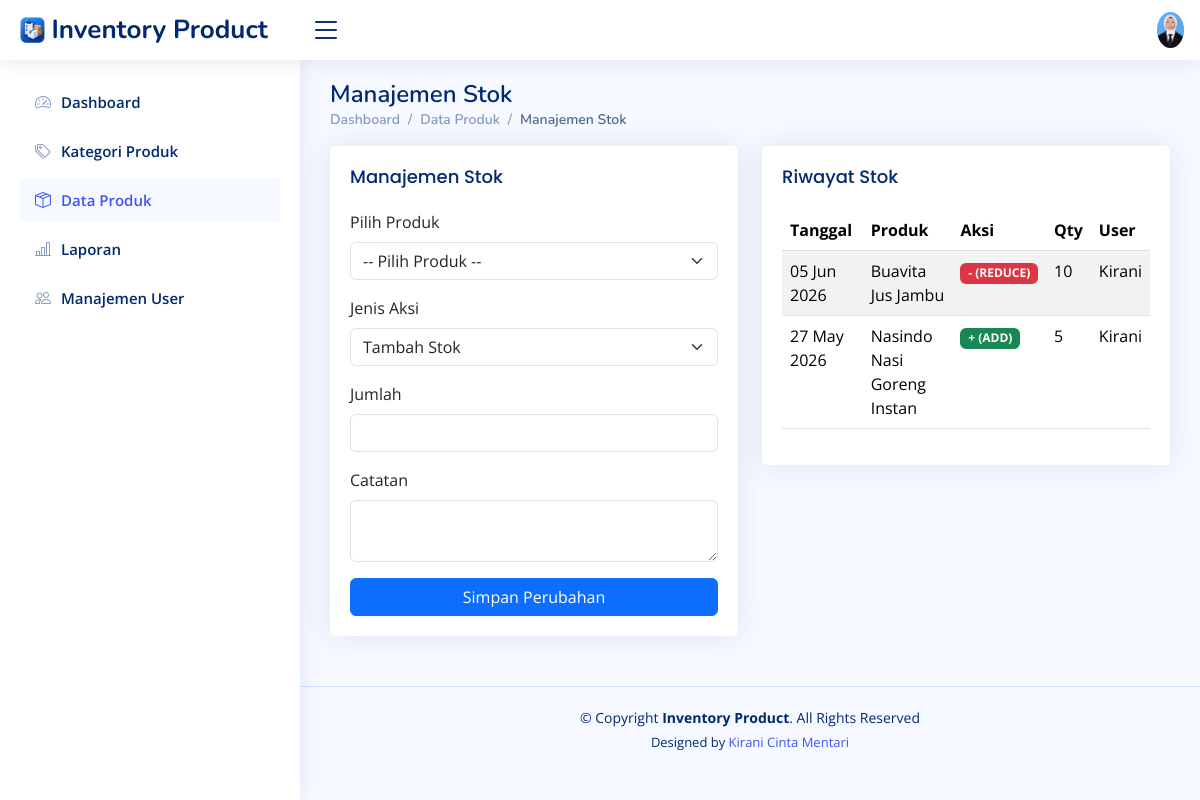
/stok.php (signed in), run on the app's committed database.
### tables this page shows
CREATE TABLE `stock_logs` (
  `id` int NOT NULL,
  `product_id` int DEFAULT NULL,
  `change_type` enum('ADD','EDIT','REDUCE') DEFAULT NULL,
  `qty` int DEFAULT NULL,
  `stock_before` int DEFAULT NULL,
  `stock_after` int DEFAULT NULL,
  `note` varchar(255) DEFAULT NULL,
  `created_at` timestamp NOT NULL DEFAULT CURRENT_TIMESTAMP,
  `created_by` int DEFAULT NULL
);

CREATE TABLE `products` (
  `id` int NOT NULL,
  `category_id` int DEFAULT NULL,
  `product_code` varchar(50) DEFAULT NULL,
  `product_name` varchar(150) DEFAULT NULL,
  `stock` int DEFAULT '0',
  `min_stock` int DEFAULT '5',
  `price` int DEFAULT NULL,
  `gambar` varchar(255) NOT NULL,
  `created_at` timestamp NOT NULL DEFAULT CURRENT_TIMESTAMP,
  `update_at` timestamp NULL DEFAULT NULL
);

CREATE TABLE `users` (
  `id` int NOT NULL,
  `name` varchar(100) DEFAULT NULL,
  `email` varchar(100) DEFAULT NULL,
  `password` varchar(255) DEFAULT NULL,
  `role` enum('admin','staff') DEFAULT 'staff',
  `is_active` tinyint(1) DEFAULT '1',
  `created_at` timestamp NOT NULL DEFAULT CURRENT_TIMESTAMP
);

### stok.php (the view, shortened to what this page needs)
<!DOCTYPE html>
<html lang="en">
<head>
  <link href="assets/vendor/bootstrap/css/bootstrap.min.css" rel="stylesheet">
  <link href="assets/vendor/bootstrap-icons/bootstrap-icons.css" rel="stylesheet">
  <link href="assets/vendor/boxicons/css/boxicons.min.css" rel="stylesheet">
  <link href="assets/vendor/quill/quill.snow.css" rel="stylesheet">
  <link href="assets/vendor/quill/quill.bubble.css" rel="stylesheet">
  <link href="assets/vendor/remixicon/remixicon.css" rel="stylesheet">
  <link href="assets/vendor/simple-datatables/style.css" rel="stylesheet">
  <link href="assets/css/style.css" rel="stylesheet">
</head>
<body>
  <header id="header" class="header fixed-top d-flex align-items-center">
<div class="d-flex align-items-center justify-content-between">
  <a href="index.php" class="logo d-flex align-items-center">
    <img src="assets/img/logoweb.jpeg" alt="">
    <span class="d-none d-lg-block">Inventory Product</span>
  </a>
  <i class="bi bi-list toggle-sidebar-btn"></i>
</div>
<nav class="header-nav ms-auto">
  <ul class="d-flex align-items-center">
    <li class="nav-item dropdown pe-3">
      <a
        class="nav-link nav-profile d-flex align-items-center pe-0"
        href="#"
        data-bs-toggle="dropdown">
        <img
        src="assets/img/fotoprofil.jpeg"
        alt="Profile"
        class="rounded-circle"></a>
    </li>
  </ul>
</nav>
</header>
   <aside id="sidebar" class="sidebar">
<ul class="sidebar-nav" id="sidebar-nav">
  <li class="nav-item">
    <a class="nav-link collapsed" href="index.php">
      <i class="bi bi-speedometer2"></i>
      <span>Dashboard</span>
    </a>
  </li>
  <li class="nav-item">
    <a class="nav-link collapsed" href="kategori_produk.php">
      <i class="bi bi-tags"></i>
      <span>Kategori Produk</span>
    </a>
  </li>
  <li class="nav-item">
    <a class="nav-link " href="produk.php">
      <i class="bi bi-box-seam"></i>
      <span>Data Produk</span>
    </a>
  </li>
  <li class="nav-item">
    <a class="nav-link collapsed" href="laporan.php">
      <i class="bi bi-bar-chart-line"></i>
      <span>Laporan</span>
    </a>
  </li>
  <li class="nav-item">
    <a class="nav-link collapsed" href="users.php">
      <i class="bi bi-people"></i>
      <span>Manajemen User</span>
    </a>
  </li>
</ul>
</aside>
  <main id="main" class="main">
    <div class="pagetitle">
      <h1>Manajemen Stok</h1>
      <nav>
        <ol class="breadcrumb">
          <li class="breadcrumb-item"><a href="index.php">Dashboard</a></li>
          <li class="breadcrumb-item"><a href="produk.php">Data Produk</a></li>
          <li class="breadcrumb-item active">Manajemen Stok</li>
        </ol>
      </nav>
    </div>
    <section class="section">
      <div class="row">
        <div class="col-lg-6">
          <div class="card">
            <div class="card-body">
              <h5 class="card-title">Manajemen Stok</h5>
              <form method="POST">
                  <div class="mb-3">
                      <label class="form-label">Pilih Produk</label>
                      <select name="product_id" class="form-select" required>
                          <option selected disabled>-- Pilih Produk --</option>
                          <?php
                          include "koneksi.php";
                          ?>
                          </select>
                        </div>
                        <div class="mb-3">
                            <label class="form-label">Jenis Aksi</label>
                            <select name="change_type" class="form-select">
                                <option value="ADD">Tambah Stok</option>
                            </select>
                        </div>
                        <div class="mb-3">
                            <label class="form-label">Jumlah</label>
                            <input type="number" name="qty" class="form-control" required>
                        </div>
                        <div class="mb-3">
                            <label class="form-label">Catatan</label>
                            <textarea name="note" class="form-control" rows="2"></textarea>
                        </div>
                        <button type="submit" name="submit" class="btn btn-primary w-100">
                            Simpan Perubahan
                        </button>
                      </form>
                    </div>
                  </div>
                </div>
                <div class="col-lg-6">
                  <div class="card">
                    <div class="card-body">
                      <h5 class="card-title">Riwayat Stok</h5>
                      <table class="table table-striped">
                        <thead>
                          <tr>
                              <th>Tanggal</th>
                              <th>Produk</th>
                              <th>Aksi</th>
                              <th>Qty</th>
                              <th>User</th>
                          </tr>
                        </thead>
                            <?php
                            $query = mysqli_query($conn, "
                            SELECT sl.*, p.product_name, u.name
                            FROM stock_logs sl
                            JOIN products p ON sl.product_id = p.id
                            JOIN users u ON sl.created_by = u.id
                            ORDER BY sl.created_at DESC
                            ");
                            while ($row = mysqli_fetch_assoc($query)) {
                              $badge = $row['change_type'] == 'ADD'
                                  ? "<span class='badge bg-success'>+ (ADD)</span>"
                                  : "<span class='badge bg-danger'>- (REDUCE)</span>";
                                  echo "<tr>
        <td>" . date('d M Y', strtotime($row['created_at'])) . "</td>
        <td>{$row['product_name']}</td>
        <td>$badge</td>
        <td>{$row['qty']}</td>
        <td>{$row['name']}</td>
      </tr>";
                            }
                            ?>
                        </table>
                       </div>
                     </div>
                   </div>
                 </div>
             </section>
  </main>
   <footer id="footer" class="footer">
    <div class="copyright">
      &copy; Copyright <strong><span>Inventory Product</span></strong>. All Rights Reserved
    </div>
    <div class="credits">
       Designed by <a href="https://bootstrapmade.com/">Kirani Cinta Mentari</a>
    </div>
  </footer>
</body>
</html>

### assets/css/style.css (style rules this page uses)
:root { scroll-behavior: smooth; }
body { font-family: "Open Sans", sans-serif; background: #f6f9ff; color: #444444; }
a { color: #4154f1; text-decoration: none; }
h1, h2, h3, h4, h5, h6 { font-family: "Nunito", sans-serif; }
#main { margin-top: 60px; padding: 20px 30px; transition: all 0.3s; }
.pagetitle { margin-bottom: 10px; }
.pagetitle h1 { font-size: 24px; margin-bottom: 0; font-weight: 600; color: #012970; }
.card { margin-bottom: 30px; border: none; border-radius: 5px; box-shadow: 0px 0 30px rgba(1, 41, 112, 0.1); }
.card-title { padding: 20px 0 15px 0; font-size: 18px; font-weight: 500; color: #012970; font-family: "Poppins", sans-serif; }
.card-body { padding: 0 20px 20px 20px; }
.breadcrumb { font-size: 14px; font-family: "Nunito", sans-serif; color: #899bbd; font-weight: 600; }
.breadcrumb a { color: #899bbd; transition: 0.3s; }
.breadcrumb .breadcrumb-item::before { color: #899bbd; }
.breadcrumb .active { color: #51678f; font-weight: 600; }
.logo { line-height: 1; }
@media (min-width: 1200px) { .logo { width: 280px; } }
.logo img { max-height: 26px; margin-right: 6px; }
.logo span { font-size: 26px; font-weight: 700; color: #012970; font-family: "Nunito", sans-serif; }
.header { transition: all 0.5s; z-index: 997; height: 60px; box-shadow: 0px 2px 20px rgba(1, 41, 112, 0.1); background-color: #fff; padding-left: 20px; }
.header .toggle-sidebar-btn { font-size: 32px; padding-left: 10px; cursor: pointer; color: #012970; }
.header-nav ul { list-style: none; }
.header-nav>ul { margin: 0; padding: 0; }
.header-nav .nav-profile { color: #012970; }
.header-nav .nav-profile img { max-height: 36px; }
.sidebar { position: fixed; top: 60px; left: 0; bottom: 0; width: 300px; z-index: 996; transition: all 0.3s; padding: 20px; overflow-y: auto; scrollbar-width: thin; scrollbar-color: #aab7cf transparent; box-shadow: 0px 0px 20px rgba(1, 41, 112, 0.1); background-color: #fff; }
@media (min-width: 1200px) { #main, #footer { margin-left: 300px; } }
.sidebar-nav { padding: 0; margin: 0; list-style: none; }
.sidebar-nav li { padding: 0; margin: 0; list-style: none; }
.sidebar-nav .nav-item { margin-bottom: 5px; }
.sidebar-nav .nav-link { display: flex; align-items: center; font-size: 15px; font-weight: 600; color: #4154f1; transition: 0.3; background: #f6f9ff; padding: 10px 15px; border-radius: 4px; }
.sidebar-nav .nav-link i { font-size: 16px; margin-right: 10px; color: #4154f1; }
.sidebar-nav .nav-link.collapsed { color: #012970; background: #fff; }
.sidebar-nav .nav-link.collapsed i { color: #899bbd; }
.footer { padding: 20px 0; font-size: 14px; transition: all 0.3s; border-top: 1px solid #cddfff; }
.footer .copyright { text-align: center; color: #012970; }
.footer .credits { padding-top: 5px; text-align: center; font-size: 13px; color: #012970; }

### data on the page
stock_logs: created_at "05 Jun 2026", product.product_name "Buavita Jus Jambu", change_type "- (REDUCE)", qty "10", users.name "Kirani"
stock_logs: created_at "27 May 2026", product.product_name "Nasindo Nasi Goreng Instan", change_type "+ (ADD)", qty "5", users.name "Kirani"
